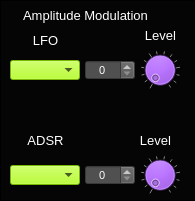
  <widget class="CustomFrame" name="frame_MsoAmpMod">
   <property name="geometry">
    <rect>
     <x>205</x>
     <y>5</y>
     <width>195</width>
     <height>201</height>
    </rect>
   </property>
   <property name="styleSheet">
    <string notr="true">background-color: rgb(5, 5, 5);</string>
   </property>
   <property name="frameShape">
    <enum>QFrame::Panel</enum>
   </property>
   <property name="frameShadow">
    <enum>QFrame::Plain</enum>
   </property>
   <property name="midLineWidth">
    <number>1</number>
   </property>
   <widget class="CustomComboBox" name="comboBox_MsoSynthAmpModLFO">
    <property name="geometry">
     <rect>
      <x>10</x>
      <y>60</y>
      <width>70</width>
      <height>20</height>
     </rect>
    </property>
    <property name="font">
     <font>
      <pointsize>8</pointsize>
     </font>
    </property>
    <property name="focusPolicy">
     <enum>Qt::NoFocus</enum>
    </property>
    <property name="styleSheet">
     <string notr="true">selection-background-color: rgb(255, 0, 0);
border-color: rgb(0, 0, 0);
background-color: rgb(170, 255, 0);
</string>
    </property>
    <property name="currentText">
     <string/>
    </property>
    <property name="currentIndex">
     <number>-1</number>
    </property>
    <property name="maxVisibleItems">
     <number>4</number>
    </property>
   </widget>
   <widget class="CustomComboBox" name="comboBox_MsoSynthAmpModAdsr">
    <property name="geometry">
     <rect>
      <x>10</x>
      <y>165</y>
      <width>70</width>
      <height>20</height>
     </rect>
    </property>
    <property name="font">
     <font>
      <pointsize>8</pointsize>
     </font>
    </property>
    <property name="focusPolicy">
     <enum>Qt::NoFocus</enum>
    </property>
    <property name="styleSheet">
     <string notr="true">selection-background-color: rgb(255, 0, 0);
border-color: rgb(0, 0, 0);
background-color: rgb(170, 255, 0);
</string>
    </property>
    <property name="currentText">
     <string/>
    </property>
    <property name="currentIndex">
     <number>-1</number>
    </property>
    <property name="maxVisibleItems">
     <number>4</number>
    </property>
   </widget>
   <widget class="QLabel" name="label_122">
    <property name="geometry">
     <rect>
      <x>20</x>
      <y>30</y>
      <width>51</width>
      <height>21</height>
     </rect>
    </property>
    <property name="font">
     <font>
      <pointsize>10</pointsize>
     </font>
    </property>
    <property name="styleSheet">
     <string notr="true">color: rgb(255, 255, 255);</string>
    </property>
    <property name="text">
     <string>LFO</string>
    </property>
    <property name="alignment">
     <set>Qt::AlignCenter</set>
    </property>
   </widget>
   <widget class="QLabel" name="label_123">
    <property name="geometry">
     <rect>
      <x>10</x>
      <y>5</y>
      <width>151</width>
      <height>20</height>
     </rect>
    </property>
    <property name="font">
     <font>
      <pointsize>10</pointsize>
     </font>
    </property>
    <property name="styleSheet">
     <string notr="true">color: rgb(255, 255, 255);</string>
    </property>
    <property name="text">
     <string>Amplitude Modulation</string>
    </property>
    <property name="alignment">
     <set>Qt::AlignCenter</set>
    </property>
   </widget>
   <widget class="CustomDial" name="dial_MsoSynthAmpModLFOLevel">
    <property name="geometry">
     <rect>
      <x>140</x>
      <y>50</y>
      <width>40</width>
      <height>40</height>
     </rect>
    </property>
    <property name="focusPolicy">
     <enum>Qt::NoFocus</enum>
    </property>
    <property name="styleSheet">
     <string notr="true">background-color: rgb(170, 85, 255);</string>
    </property>
    <property name="maximum">
     <number>100</number>
    </property>
    <property name="value">
     <number>0</number>
    </property>
    <property name="wrapping">
     <bool>false</bool>
    </property>
    <property name="notchTarget">
     <double>8.000000000000000</double>
    </property>
    <property name="notchesVisible">
     <bool>true</bool>
    </property>
   </widget>
   <widget class="CustomDial" name="dial_MsoSynthAmpModAdsrLevel">
    <property name="geometry">
     <rect>
      <x>140</x>
      <y>155</y>
      <width>40</width>
      <height>40</height>
     </rect>
    </property>
    <property name="focusPolicy">
     <enum>Qt::NoFocus</enum>
    </property>
    <property name="styleSheet">
     <string notr="true">background-color: rgb(170, 85, 255);</string>
    </property>
    <property name="maximum">
     <number>100</number>
    </property>
    <property name="value">
     <number>0</number>
    </property>
    <property name="wrapping">
     <bool>false</bool>
    </property>
    <property name="notchTarget">
     <double>8.000000000000000</double>
    </property>
    <property name="notchesVisible">
     <bool>true</bool>
    </property>
   </widget>
   <widget class="QLabel" name="label_124">
    <property name="geometry">
     <rect>
      <x>20</x>
      <y>130</y>
      <width>51</width>
      <height>21</height>
     </rect>
    </property>
    <property name="font">
     <font>
      <pointsize>10</pointsize>
     </font>
    </property>
    <property name="styleSheet">
     <string notr="true">color: rgb(255, 255, 255);</string>
    </property>
    <property name="text">
     <string>ADSR</string>
    </property>
    <property name="alignment">
     <set>Qt::AlignCenter</set>
    </property>
   </widget>
   <widget class="QLabel" name="label_125">
    <property name="geometry">
     <rect>
      <x>135</x>
      <y>25</y>
      <width>51</width>
      <height>21</height>
     </rect>
    </property>
    <property name="font">
     <font>
      <pointsize>10</pointsize>
     </font>
    </property>
    <property name="styleSheet">
     <string notr="true">color: rgb(255, 255, 255);</string>
    </property>
    <property name="text">
     <string>Level</string>
    </property>
    <property name="alignment">
     <set>Qt::AlignCenter</set>
    </property>
   </widget>
   <widget class="CustomSpinBox" name="spinBox_MsoSynthAmpModLfoLevel">
    <property name="geometry">
     <rect>
      <x>85</x>
      <y>60</y>
      <width>50</width>
      <height>20</height>
     </rect>
    </property>
    <property name="font">
     <font>
      <pointsize>8</pointsize>
     </font>
    </property>
    <property name="focusPolicy">
     <enum>Qt::NoFocus</enum>
    </property>
    <property name="styleSheet">
     <string notr="true">background-color: rgb(80,80,80);
color: rgb(255, 255, 255);</string>
    </property>
    <property name="alignment">
     <set>Qt::AlignCenter</set>
    </property>
    <property name="readOnly">
     <bool>false</bool>
    </property>
    <property name="accelerated">
     <bool>true</bool>
    </property>
    <property name="maximum">
     <number>100</number>
    </property>
    <property name="value">
     <number>0</number>
    </property>
   </widget>
   <widget class="CustomSpinBox" name="spinBox_MsoSynthAmpModAdsrLevel">
    <property name="geometry">
     <rect>
      <x>85</x>
      <y>165</y>
      <width>50</width>
      <height>20</height>
     </rect>
    </property>
    <property name="font">
     <font>
      <pointsize>8</pointsize>
     </font>
    </property>
    <property name="focusPolicy">
     <enum>Qt::NoFocus</enum>
    </property>
    <property name="styleSheet">
     <string notr="true">background-color: rgb(80,80,80);
color: rgb(255, 255, 255);</string>
    </property>
    <property name="alignment">
     <set>Qt::AlignCenter</set>
    </property>
    <property name="readOnly">
     <bool>false</bool>
    </property>
    <property name="accelerated">
     <bool>true</bool>
    </property>
    <property name="maximum">
     <number>100</number>
    </property>
    <property name="value">
     <number>0</number>
    </property>
   </widget>
   <widget class="QLabel" name="label_131">
    <property name="geometry">
     <rect>
      <x>130</x>
      <y>130</y>
      <width>51</width>
      <height>21</height>
     </rect>
    </property>
    <property name="font">
     <font>
      <pointsize>10</pointsize>
     </font>
    </property>
    <property name="styleSheet">
     <string notr="true">color: rgb(255, 255, 255);</string>
    </property>
    <property name="text">
     <string>Level</string>
    </property>
    <property name="alignment">
     <set>Qt::AlignCenter</set>
    </property>
   </widget>
  </widget>
